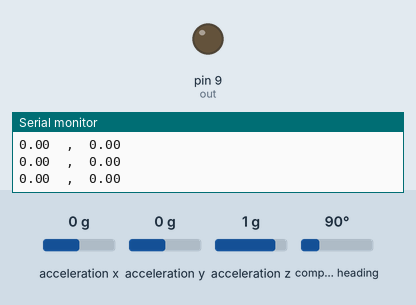
Bench run of a sketch on a simulated Arduino Uno, built with avr-gcc and run on an emulated ATmega328P. Parts: output pins drawn as LEDs (lit = HIGH), the last lines printed to the serial monitor. The inputs (shaded band) are chosen by the test bench; at power-on: compass heading 90°, acceleration x 0 g, acceleration y 0 g, acceleration z 1 g.

Above: at 2.0 s.
2.1 s: compass heading set to 269°
At 2.8 s:
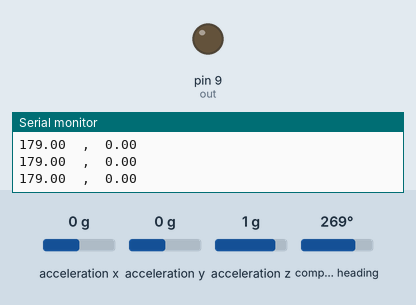
5.1 s: compass heading set to 90°
At 5.9 s:
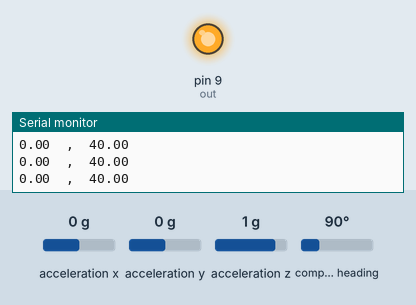
6.7 s: compass heading set to 352°
At 7.9 s:
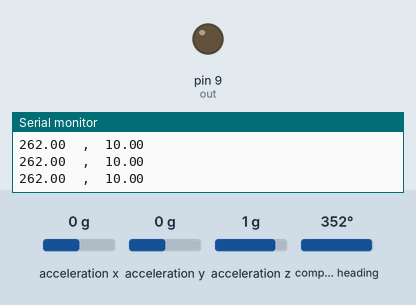
8.4 s: compass heading set to 90°
At 8.58 s:
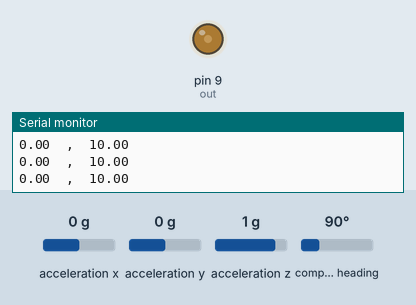
Timing chart, 0 to 11.4 s (numbered marks = the images above; inputs shaded):
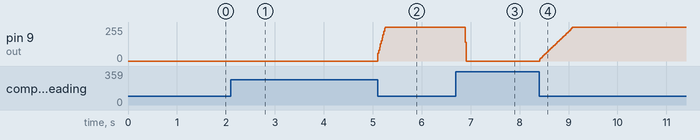

Measured:
- after the input at 2.1 s, pin 9 (out): stays 0/255 (without the input it goes to 1/255 after 0.92 s)
- after the input at 5.1 s, pin 9 (out): moves from 0/255 to 255/255 over 0.15 s, starting at once
- after the input at 6.7 s, pin 9 (out): 255/255 → 0/255 after 0.19 s
- after the input at 8.4 s, pin 9 (out): moves from 0/255 to 255/255 over 0.67 s, starting at once

The sketch:

trajectory.ino
```cpp
// Trajectory Following
// Created: October 4, 2019 by Soheil Habibian
// Control rotation of a single FREE
// Arduino output routes to pressure transducer attached to FREE

#include <Wire.h>
#include <Adafruit_Sensor.h>
#include <Adafruit_BNO055.h>
#include <utility/imumaths.h>

// create sensor object
Adafruit_BNO055 bno = Adafruit_BNO055(55);

int out = 9; //output pin - attach to pressure transducer input

//*******************************************
double omega_d = 0.0; //desired angle value (deg)
//******************************************

//** controller gains *******************************
double kp = 0.6;
double ki=25;
double kd=0;
//***************************************************

double outV = 0; //output voltage
unsigned long lastTime;
unsigned long time;
double angle;
double postn;
double initial_angle;
double error, errSum, errD, lastError;
double timeChange;
int t_d= 1500;
int phi1 = 40;
int  phi2 = 10;
int phi3 = 70;
//*************************************************
void setup()
{
  Serial.begin(9600);
  // throw error if connection is not found with sensor
  if (!bno.begin())
  {
    Serial.println("Not connected.");
  }
  pinMode(out, OUTPUT);
  delay(800);
  imu:: Vector<3> euler = bno.getVector(Adafruit_BNO055::VECTOR_EULER);
  initial_angle=euler.x();
}

double getAngle()
{
  imu:: Vector<3> euler = bno.getVector(Adafruit_BNO055::VECTOR_EULER);
  angle=euler.x();
  postn= angle-initial_angle;

  if(postn<0)
  {
    postn=-postn;
  }

  return postn;
}

double controlAction()
{
  unsigned long now = millis();
  timeChange = (double)(now-lastTime);

if (now > (2*t_d) && now <= 3*t_d)
  {
    omega_d = (3*phi1*((now-2*t_d)^2)/(t_d^2))-(2*phi1*((now-2*t_d)^3)/(t_d^3));
  }
  else if (now > (3*t_d) && now <= 4*t_d){
    omega_d =phi1;
  }
  else if (now > (4*t_d) && now <= 5*t_d)
  {
    omega_d = phi1-((3*(phi1-phi2)*((now-4*t_d)^2)/(t_d^2))-(2*(phi1-phi2)*((now-4*t_d)^3)/(t_d^3)));
  }
  else if (now > (5*t_d) && now <= 6*t_d)
  {
    omega_d =phi2;
  }
  else if (now > (6*t_d) && now <= 7*t_d)
  {
    omega_d = phi2+((3*(phi3-phi2)*((now-6*t_d)^2)/(t_d^2))-(2*(phi3-phi2)*((now-6*t_d)^3)/(t_d^3)));
  }
  else if (now > (7*t_d) && now <= 8*t_d)
  {
    omega_d =phi3;
  }
  else{
    omega_d=0;
  }


  error=omega_d-postn;
//  if (error<0)
//  {
//    error=0;
//  }

  error=map(error,0.0,180.0,0.0,255.0);
  errSum += error*(timeChange/1000);

  //fix error overshoots
  if (errSum>255)
  {
    errSum=255;
  }
  if (errSum<0)
  {
    errSum=0;
  }

  //define derivative error term
  errD = (error-lastError)/(timeChange/1000);

  if (error != 0)
  {
    outV = kp*error + ki*errSum + kd*errD;
    if (outV>255)
    {
      outV=255;
    }
  }

  lastError = error;
  lastTime = now;

  if (outV<0)
  {
    outV=0;
  }

  return outV;
}

void loop()
{
  postn=getAngle();
  outV=controlAction();
  analogWrite(out, outV);
  time = millis();


Serial.print(postn);
Serial.print("  ,  ");
Serial.println(omega_d);
//Serial.print(omega_d);
//Serial.print("  ,  ");
//Serial.println(time);


}
```
